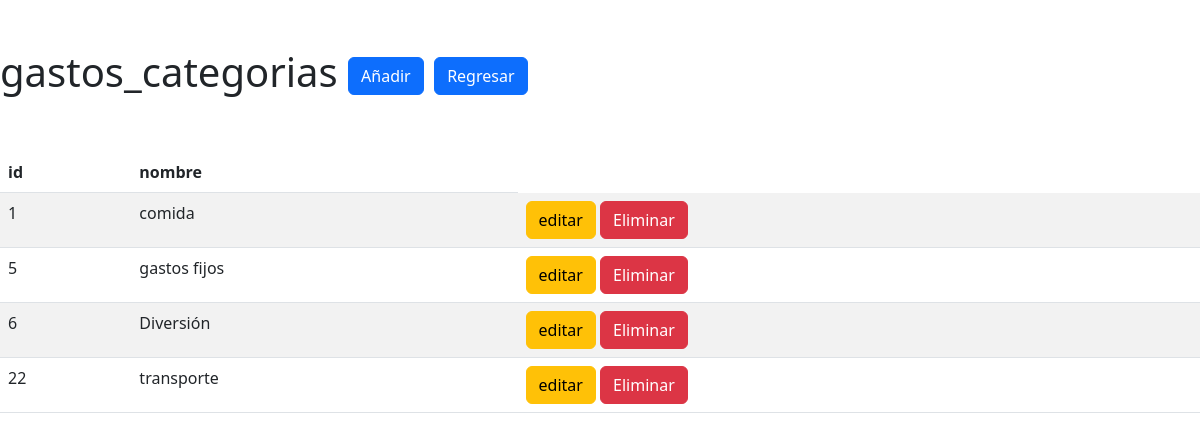
The page /config/gast_cat.php (signed in) on the database its author committed.
### tables this page shows
CREATE TABLE `gastos_categorias` (
  `id` int(11) NOT NULL,
  `nombre` varchar(255) NOT NULL
);

### config/gast_cat.php (the view, shortened to what this page needs)
<?php
require_once('config.php');
$query = "SELECT * FROM gastos_categorias";
$result = $conexion->query($query);
?>
<!DOCTYPE html>
<html lang="en">
<head>
    <link href="https://cdn.jsdelivr.net/npm/bootstrap@5.2.2/dist/css/bootstrap.min.css" rel="stylesheet">
</head>
<body>
    <div class="container=fluid">
        <div class="row mt-5">
            <div class="col">
                <h1>gastos_categorias <a href="form-insert2.php" class="btn btn-primary" >Añadir</a>   <a href="menu.php" class="btn btn-primary" >Regresar</a> </h1>
            </div>
        </div>
     <div class="row mt-5">
        <div class="col">
            <table class="table table-striped table-hover">
                <thead>
                    <tr>
                        <th>id</th>
                        <th>nombre</th>
                    </tr>
                </thead>
                <tbody>
                    <?php
                    while($row = $result-> fetch_assoc()){
                    ?>
                    <tr>
                        <td><?php echo $row['id']; ?></td>
                        <td><?php echo $row['nombre']; ?></td>
                        <td>
                            <a href="prueba.php?id=<?php echo $row['id']; ?>"class="btn btn-warning">editar</a>
                            <a href="delete_spending2.php?id=<?php echo $row['id']; ?>"class="btn btn-danger">Eliminar</a>
                        </td>
                    </tr>
                     <?php } ?>
                </tbody>
            </table>
        </div>
     </div>
    </div>
</body>
</html>

### rows shown on the page
gastos_categorias: id "1", nombre "comida"
gastos_categorias: id "5", nombre "gastos fijos"
gastos_categorias: id "6", nombre "Diversión"
gastos_categorias: id "22", nombre "transporte"
